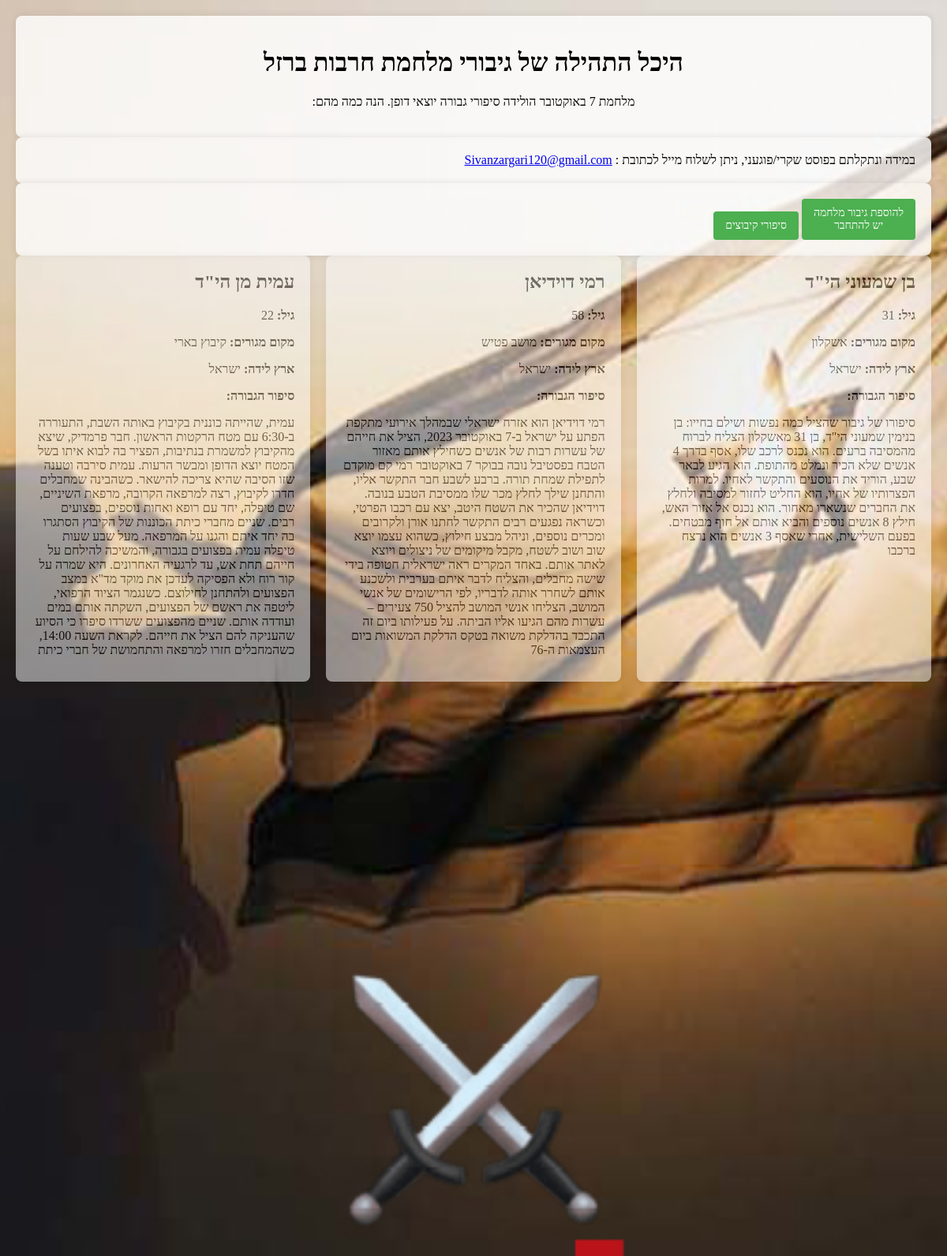
The page /hall-of-fame/ (upper part) on the database its author committed.
### ironSwordsApp/models.py (models this page shows, shortened)
class Hero(models.Model):
    user = models.ForeignKey(User, on_delete=models.CASCADE)
    first_name = models.CharField(max_length=100)
    last_name = models.CharField(max_length=100)
    age = models.IntegerField()
    hometown = models.CharField(max_length=100)
    country_of_birth = models.CharField(max_length=100)
    hero_story = models.TextField()
    image = models.ImageField(upload_to='heroes_images/', blank=True, null=True)

### ironSwordsApp/views.py (the view)
# urls.py: path('hall-of-fame/', views.hall_of_fame, name='hall_of_fame'),
def hall_of_fame(request):
    heroes = Hero.objects.all()
    return render(request, 'home.html', {'heroes': heroes})

### ironSwordsApp/templates/home.html (shortened to what this page needs)
<!DOCTYPE html>
<html lang="en">
<head>
    {% load static %}
</head>
<body>
    <div class="bg">
        <div class="header">
            <h1>היכל התהילה של גיבורי מלחמת חרבות ברזל</h1>
            <p>:מלחמת 7 באוקטובר הולידה סיפורי גבורה יוצאי דופן. הנה כמה מהם</p>
        </div>
        <div class="ad-square">
            במידה ונתקלתם בפוסט שקרי/פוגעני, ניתן לשלוח מייל לכתובת :
            <a href="mailto:Sivanzargari120@gmail.com">Sivanzargari120@gmail.com</a>
        </div>
        <div class="button-square">
            <a href="{% url 'login' %}?next={% url 'add_hero' %}">
                <span class="highlight">להוספת גיבור מלחמה</span><br>
                <span class="underline">יש להתחבר</span>
            </a>
            <a href="{% url 'kibbutz_stories' %}">סיפורי קיבוצים</a>
        </div>
        <div class="hero-grid">
            {% for hero in heroes %}
            <div class="hero-box">
                <h2>{{ hero.first_name }} {{ hero.last_name }}</h2>
                <p><strong>גיל:</strong> {{ hero.age }}</p>
                <p><strong>מקום מגורים:</strong> {{ hero.hometown }}</p>
                <p><strong>ארץ לידה:</strong> {{ hero.country_of_birth }}</p>
                <p><strong>:סיפור הגבורה</strong></p>
                <p>{{ hero.hero_story }}</p>
            </div>
            {% endfor %}
        </div>
    </div>
</body>
</html>

### rows shown on the page
Hero: first_name "עמית", last_name "מן הי\"ד", age "22", hometown "קיבוץ בארי", country_of_birth "ישראל", hero_story "עמית, שהייתה כוננית בקיבוץ באותה השבת, התעוררה ב-6:30 עם מטח הרקטות הראשון. חבר פרמדיק, שיצא מהקיבוץ למשמרת בנתיבות, הפציר בה לבוא איתו בשל המטח יוצא הדופן ומבשר הרעות. עמית סירבה וטענה שזו הסיבה שהיא צריכה להישאר. כשהבינה שמחבלים חדרו לקיבוץ, רצה למרפאה הקרובה, מרפאת השיניים, שם טיפלה, יחד עם רופא ואחות נוספים, בפצועים רבים. שניים מחברי כיתת הכוננות של הקיבוץ הסתגרו בה יחד איתם והגנו על המרפאה. מעל שבע שעות טיפלה עמית בפצועים בגבורה, והמשיכה להילחם על חייהם תחת אש, עד לרגעיה האחרונים. היא שמרה על קור רוח ולא הפסיקה לעדכן את מוקד מד\"א במצב הפצועים ולהתחנן לחילוצם. כשנגמר הציוד הרפואי, ליטפה את ראשם של הפצועים, השקתה אותם במים ועודדה אותם. שניים מהפצועים ששרדו סיפרו כי הסיוע שהעניקה להם הציל…"
Hero: first_name "רמי", last_name "דוידיאן", age "58", hometown "מושב פטיש", country_of_birth "ישראל", hero_story "רמי דוידיאן הוא אזרח ישראלי שבמהלך אירועי מתקפת הפתע על ישראל ב-7 באוקטובר 2023, הציל את חייהם של עשרות רבות של אנשים כשחילץ אותם מאזור הטבח בפסטיבל נובה בבוקר 7 באוקטובר רמי קם מוקדם לתפילת שמחת תורה. ברבע לשבע חבר התקשר אליו, והתחנן שילך לחלץ מכר שלו ממסיבת הטבע בנובה. דוידיאן שהכיר את השטח היטב, יצא עם רכבו הפרטי, וכשראה נפגעים רבים התקשר לחתנו אורן ולקרובים ומכרים נוספים, וניהל מבצע חילוץ, כשהוא עצמו יוצא שוב ושוב לשטח, מקבל מיקומים של ניצולים ויוצא לאתר אותם. באחד המקרים ראה ישראלית חטופה בידי שישה מחבלים, והצליח לדבר איתם בערבית ולשכנע אותם לשחרר אותה לדבריו, לפי הרישומים של אנשי המושב, הצליחו אנשי המושב להציל 750 צעירים – עשרות מהם הגיעו אליו הביתה. על פעילותו ביום זה התכבד בהדלקת…"
Hero: first_name "בן", last_name "שמעוני הי\"ד", age "31", hometown "אשקלון", country_of_birth "ישראל", hero_story "סיפורו של גיבור שהציל כמה נפשות ושילם בחייו: בן בנימין שמעוני הי\"ד, בן 31 מאשקלון הצליח לברוח מהמסיבה ברעים. הוא נכנס לרכב שלו, אסף בדרך 4 אנשים שלא הכיר ונמלט מהתופת. הוא הגיע לבאר שבע, הוריד את הנוסעים והתקשר לאחיו. למרות הפצרותיו של אחיו, הוא החליט לחזור למסיבה ולחלץ את החברים שנשארו מאחור. הוא נכנס אל אזור האש, חילץ 8 אנשים נוספים והביא אותם אל חוף מבטחים. בפעם השלישית, אחרי שאסף 3 אנשים הוא נרצח ברכבו"
Hero: first_name "עמית", last_name "גור", hero_story "בבוקר 7 באוקטובר יצאו פקד עמית גור, מפקדת חבל אשכול במג\"ב דרום, ובעלה רס\"ר רועי, שוטר במשטרת אופקים, להילחם במחבלים, כל אחד בגזרה אחרת - הוא לתחנת משטרת אופקים והיא לכיוון מועצה אזורית אשכול. \"זו הייתה לחימה ארוכה וקשה\", מספרת עמית. בשלב מסוים כל אחד מאיתנו הבין, בנפרד, שיכול להיות שלא נחזור לילדה שלנו, ששנינו עלולים להיהרג מצאה עצמה עמית , נוסעת ברכב עם שתי ידיים פצועות, כשבאחת מהן היא יורה ובשנייה לוחצת על צווארו המדמם של חייל הרגה מחבלים, איבדה שוטר תחת פיקודה וגם הצילה במו ידיה, תחת אש כבדה וכשהיא פצועה בשתי הידיים, קצין צה\"ל שלחם לצדה."
Hero: first_name "אוהד", last_name "ברוורמן", hometown "קיבוץ עלומים", hero_story "מוקדם בבוקר שבת התעורר אוהד ברוורמן, משוחרר טרי מיחידת החילוץ 669, לקולות פיצוצים וירי. הוא עלה על מדים ונשק וסרק את האזור. הוא היה הראשון לזהות שמונה מחבלים שחדרו פנימה והזעיק את רכז הביטחון השוטף של כיתת הכוננות. יחד עם כיתת הכוננות הוא נלחם במחבלים בקיבוץ, ולאחר קרב עז הם הצליחו לכתר את המחבלים שהתבצרו באזור הבריכה והגן הסמוך אליה. הם עמדו מולם בקו ויצרו חיץ בכביש ההיקפי כך שהמחבלים לא יוכלו לצאת או להיכנס. בצוהרי היום, חוסלו כל המחבלים אך כיתת הכוננות המשיכה לסרוק את הקיבוץ עד השעות הקטנות של הלילה."
Hero: first_name "שושנה", last_name "מאלי", country_of_birth "ישראל", hero_story "באותו בוקר הגיעה לתגבר כשנשמעו האזעקות. פתאום התקבלה ידיעה, ״מחבלים חדרו לעיר״, שושנה מביטה לאופק ורואה מחבלים מתקרבים אל תחנת המשטרה לא מהססת ומתחילה לירות לעברם, רימון שנזרק עליה, הוחזק בידה ונזרק לעבר המחבלים. בתושייה, היא הצליחה לחסל ארבעה מחבלים. בקרב הקשה הזה היא איבדה הרבה מחבריה, והתגבורת לא מגיעה. \"ביקשתי שיגידו לבן שלי שאני אוהבת אותו\", סיפרה מאלי שהמשיכה להילחם. במהלך הלחימה שושנה נורתה בידה, אך לא הפסיקה להילחם, עד לרגע שנגמרה לה התחמושת, ואז היא העמידה פני מתה, בשלב זה, לוחמי הימ״מ פותחים באש על המחבלים והיא מרימה את ידה בכוחות אחרונים ומפונה תחת אש. היא סמל לגבורת השוטרים במשטרת שדרות."
Hero: last_name "רוזנטל הי\"ד"
